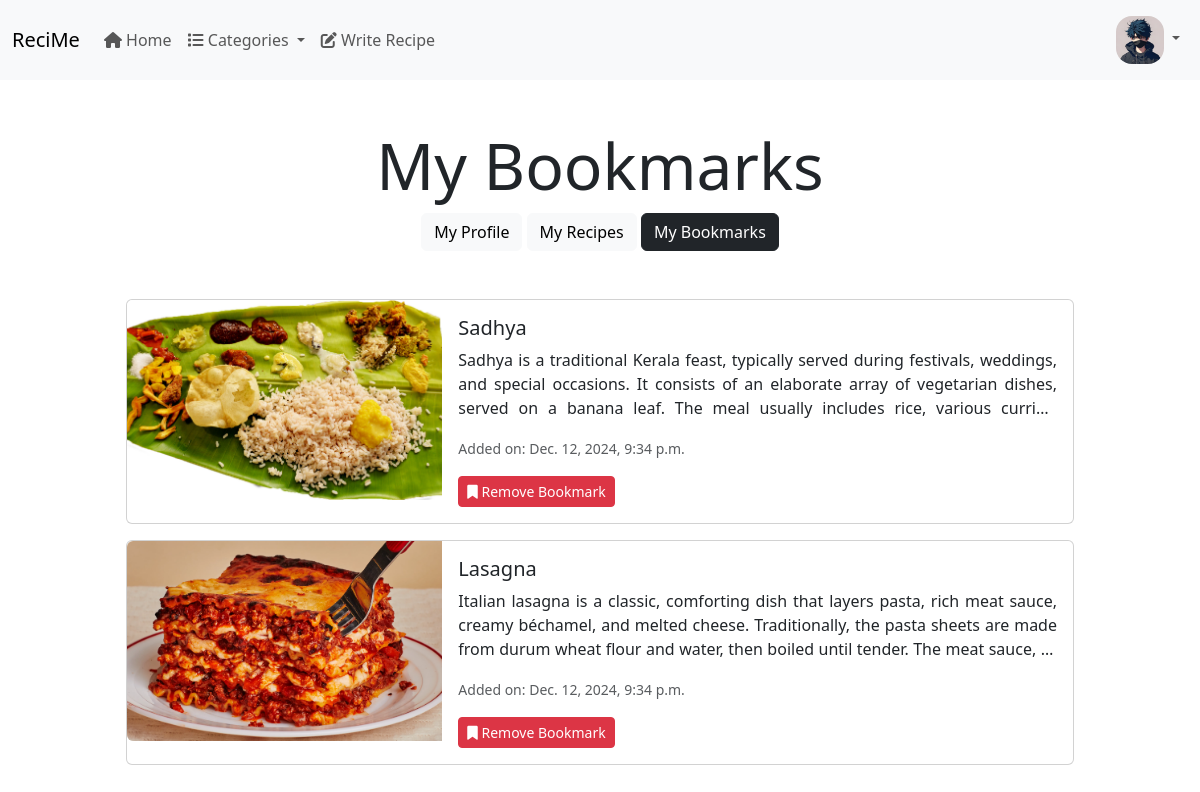
Screenshot of /user/settings/my-bookmarks/ (signed in) with the database file from the repository.
### appAuth/models.py (models this page shows, shortened)
class CustomUser(AbstractBaseUser, PermissionsMixin):
    TYPE_CHOICES = (
        (1, "Admin"),
        (2, "User"),
        (3, "Chef"),
    )
    def get_file_path(instance, filename):
        ext = filename.split(".")[-1]
        tmp = get_random_string()
        filename = f"{tmp}.{ext}"
        return os.path.join("user", filename)
    email = models.EmailField(
        unique=True,
        max_length=255,
        error_messages={
            "unique": _("A user with this email already exists."),
        },
    )
    name = models.CharField(max_length=100, null=True, blank=True)
    user_type = models.IntegerField(default=2, choices=TYPE_CHOICES)
    image = models.ImageField(
        upload_to=get_file_path, null=True, blank=True, default="user/default.jpg"
    )
    designation = models.TextField(null=True, blank=True)
    created_on = models.DateTimeField(auto_now_add=True)
    updated_on = models.DateTimeField(auto_now=True)
    is_deleted = models.BooleanField(default=False)
    is_staff = models.BooleanField(
        _("staff status"),
        default=False,
        help_text=_("Designates whether the staff can log into this site."),
    )
    USERNAME_FIELD = "email"
    REQUIRED_FIELDS = []
    objects = MyUserManager()
    def __str__(self):
        return self.name

### appUser/models.py (models this page shows, shortened)
class Bookmark(models.Model):
    user = models.ForeignKey(CustomUser, on_delete=models.CASCADE)
    recipe = models.ForeignKey(Recipe, on_delete=models.CASCADE)
    created_on = models.DateTimeField(auto_now_add=True)
    is_deleted = models.BooleanField(default=False)
    class Meta:
        constraints = [
            models.UniqueConstraint(fields=["user", "recipe"], name="unique_bookmark")
        ]

### appRecipe/models.py (models this page shows, shortened)
class Recipe(models.Model):
    def get_file_path(instance, filename):
        ext = filename.split(".")[-1]
        tmp = get_random_string()
        filename = f"{tmp}.{ext}"
        return os.path.join("recipe", filename)
    author = models.ForeignKey(CustomUser, on_delete=models.CASCADE)
    name = models.CharField(max_length=100)
    slug = models.SlugField(max_length=100, unique=True)
    category = models.ForeignKey(Category, on_delete=models.CASCADE)
    about = models.TextField()
    ingredients = models.TextField()
    preparation = models.TextField()
    image = models.ImageField(
        upload_to=get_file_path, null=True, blank=True, default="recipe/default.jpg"
    )
    is_deleted = models.BooleanField(default=False)

### appUser/views.py (the view)
@login_required
def settings_my_bookmarks(request):
    user = request.user
    context = get_common_context()
    bookmarks = Bookmark.objects.filter(user=user, is_deleted=False)
    context.update({"title": f"{user} | My Bookmarks", "bookmarks": bookmarks})
    return render(request, "appUser/my_bookmarks.html", context=context)

### appRecipe/views.py (called while the page is built)
def get_common_context():
    categories = Category.objects.filter(is_deleted=False)
    return {"categories": categories}

### templates/appUser/my_bookmarks.html (shortened to what this page needs)
{% extends "base.html" %}
{% load static %}
{% block content %}
	<div class="container p-5">
		<div class="text-center">
			<h1 class="display-3">My Bookmarks</h1>
			<a href="/user/settings/" id="my-profile-btn" class="btn btn-light">My Profile</a>
			<a href="/user/settings/my-recipes/" id="my-recipes-btn" class="btn btn-light">My Recipes</a>
			<a href="/user/settings/my-bookmarks/" id="my-bookmarks-btn" class="btn btn-dark"> My Bookmarks</a>
		</div>
		<div id="content" class="p-5">
			{% for bookmark in bookmarks %}
				<div class="card mb-3">
					<div class="row g-0">
						<div class="col-md-4">
							<img
									src="{{ bookmark.recipe.image.url }}" class="img-fluid rounded-start"
									style="width: 100%; height: 25vh; object-fit: cover;">
						</div>
						<div class="col-md-8">
							<div class="card-body">
								<h5 class="card-title">{{ bookmark.recipe.name }}</h5>
								<p class="card-text three-lines">{{ bookmark.recipe.about }}</p>
								<p class="card-text"><small class="text-body-secondary">Added
								                                                        on: {{ bookmark.created_on }}</small>
								</p>
								<form action="/user/remove_bookmark/{{ bookmark.id }}/" method="post">
									<button type="submit" class="btn btn-sm btn-danger">
										<i class="fa-solid fa-bookmark"></i> Remove Bookmark
									</button>
								</form>
							</div>
						</div>
					</div>
				</div>
			{% endfor %}
		</div>
	</div>
{% endblock content %}

### templates/base.html (shortened to what this page needs)
{% load static %}
<!DOCTYPE html>
<html lang="en">
<head>
	<link rel="stylesheet" href="{% static 'bootstrap/css/bootstrap.css' %}">
	<link rel="stylesheet" href="{% static 'css/custom.css' %}">
</head>
<body>
<nav class="navbar navbar-expand-lg bg-body-tertiary">
	<div class="container-fluid">
		<a class="navbar-brand" href="/">ReciMe</a>
		<div class="collapse navbar-collapse" id="navbarSupportedContent">
			<ul class="navbar-nav me-auto mb-2 mb-lg-0">
				<li class="nav-item">
					<a class="nav-link {% if request.url == '/' %}active{% endif %}" aria-current="page" href="/"><i
							class="fa-solid fa-house"></i> Home</a>
				</li>
				<li class="nav-item dropdown">
					<a
							class="nav-link  {% if '/recipe/categories/' in request.url %}active{% endif %} dropdown-toggle"
							href="#" role="button" data-bs-toggle="dropdown"
							aria-expanded="false">
						<i class="fa-solid fa-list"></i> Categories
					</a>
				</li>
				{% if user.is_authenticated %}
					<li class="nav-item {% if request.url == '/recipe/create/' %}active{% endif %}">
						<a class="nav-link" href="/recipe/create/"><i
								class="fa-solid fa-pen-to-square"></i> Write Recipe</a>
					</li>
				{% endif %}
			</ul>
			<ul class="navbar-nav">
				<li class="nav-item dropdown">
					<a
							class="nav-link dropdown-toggle" href="#" role="button" data-bs-toggle="dropdown"
							aria-expanded="false">
						{% if user.is_authenticated and user.image %}
							<img
									src="{{ user.image.url }}" alt="user_image"
									style="width: 3rem; height: 3rem; border-radius: 1rem; object-fit: cover">
						{% else %}
							<img
									src="{% static 'user/default.jpg' %}" alt="avatar_image"
									style="width: 3rem; height: 3rem; border-radius: 1rem; object-fit: cover">
						{% endif %}
					</a>
				</li>
			</ul>
		</div>
	</div>
</nav>
{% block content %}{% endblock content %}
</body>
</html>

### assets/css/custom.css (style rules this page uses)
.three-lines { display: -webkit-box; -webkit-line-clamp: 3; -webkit-box-orient: vertical; overflow: hidden; text-overflow: ellipsis; text-align: justify; }

### rows the page displays
CustomUser: image (placeholder picture)
Bookmark: recipe.image (picture), recipe.name "Sadhya", recipe.about "Sadhya is a traditional Kerala feast, typically served during festivals, weddings, and special occasions. It consists of an elaborate array of vegetarian dishes, served on a banana leaf. The meal usually includes rice, various…", created_on "Dec. 12, 2024, 9:34 p.m."
Bookmark: recipe.image (picture), recipe.name "Lasagna", recipe.about "Italian lasagna is a classic, comforting dish that layers pasta, rich meat sauce, creamy béchamel, and melted cheese. Traditionally, the pasta sheets are made from durum wheat flour and water, then boiled until tender. The meat sauce,…", created_on "Dec. 12, 2024, 9:34 p.m."
